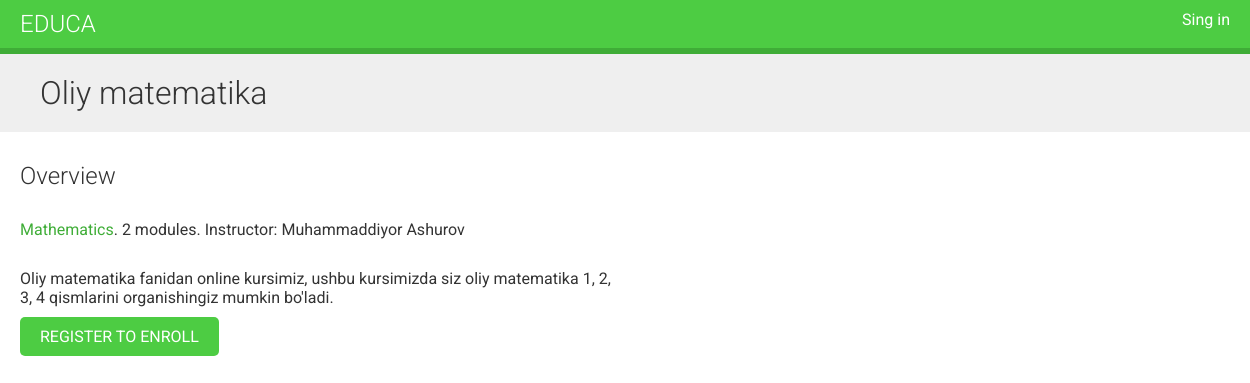
Screenshot of /course/oliy-matematika/ with the database file from the repository.
### courses/models.py (models this page shows, shortened)
class Course(models.Model):
    owner = models.ForeignKey(User,
                              related_name='courses_created',
                              on_delete=models.CASCADE)
    subject = models.ForeignKey(Subject,
                                related_name='courses',
                                on_delete=models.CASCADE)
    title = models.CharField(max_length=200)
    slug = models.SlugField(max_length=200, unique=True)
    overview = models.TextField()
    created = models.DateTimeField(auto_now_add=True)
    students = models.ManyToManyField(User, related_name='courses_joined',
                                      blank=True)
    class Meta:
        ordering = ['-created']

class Subject(models.Model):
    title = models.CharField(max_length=200)
    slug = models.SlugField(max_length=200, unique=True)
    class Meta:
        ordering = ['title']

### courses/views.py (the view)
# urls.py: path('<slug:slug>/', views.CourseDetailView.as_view(), name='course_detail'),
class CourseDetailView(DetailView):
    model = Course
    template_name = 'courses/course/detail.html'
    def get_context_data(self, **kwargs):
        context = super(CourseDetailView, self).get_context_data(**kwargs)
        context['enroll_form'] = CourseEnrollForm(
            initial={'course': self.object}
        )
        return context

### courses/templates/courses/course/detail.html (shortened to what this page needs)
{% extends 'base.html' %}
{% block content %}
  {% with subject=course.subject %}
    <h1>
      {{ object.title }}
    </h1>
    <div class="module">
      <h2>Overview</h2>
      <p>
          <a href="{% url 'course_list_subject' subject.slug %}">
          {{ subject.title }}</a>.
          {{ course.modules.count }} modules.
          Instructor: {{ course.owner.get_full_name }}
      </p>
      {{ object.overview|linebreaks }}
      {% if request.user.is_authenticated %}
        <form action="{% url 'student_enroll_course' %}" method="post">
          {{ enroll_form }}
          {% csrf_token %}
            <input type="submit" class="button" value="Enroll now">
        </form>
      {% else %}
        <a href="{% url 'student_registration' %}" class="button">Register to enroll</a>
      {% endif %}
    </div>
  {% endwith %}
{% endblock %}

### courses/static/css/base.css (style rules this page uses)
body { margin:0; font-family:'Roboto', sans-serif; font-weight:400; color:#333; }
a { color:#3fad37; text-decoration:none; }
h1, h2, h3, h4, h5, h6 { font-family:'Roboto', sans-serif; font-weight:300; }
h1 { background:#efefef; width:100%; overflow:auto; padding:20px 0 20px 40px; margin:0; }
.module { padding:10px 20px; float:left; width:600px; }
.module p { margin:10px 0 20px; width:100%; float:left; }
input[type=submit], a.button { border-radius:5px; background:#4dcc43; color:#fff; font-size:16px; text-transform:uppercase; border:none; padding:10px 20px; margin:20px 0; }

### rows the page displays
Course: title "Oliy matematika", modules.count "2", owner.get_full_name "Muhammaddiyor Ashurov", overview "Oliy matematika fanidan online kursimiz, ushbu kursimizda siz oliy matematika 1, 2, 3, 4 qismlarini organishingiz mumkin bo'ladi."
Subject: title "Mathematics"
